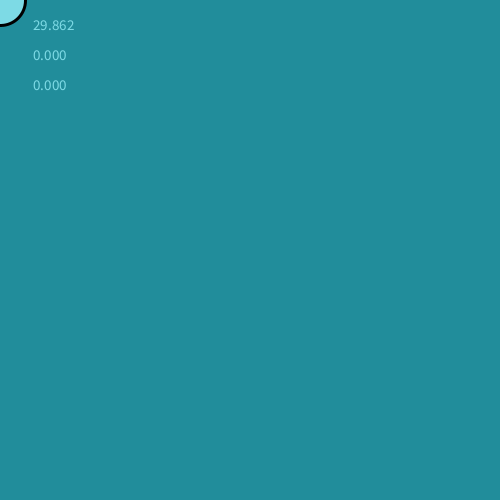
Frame 1 (no input)
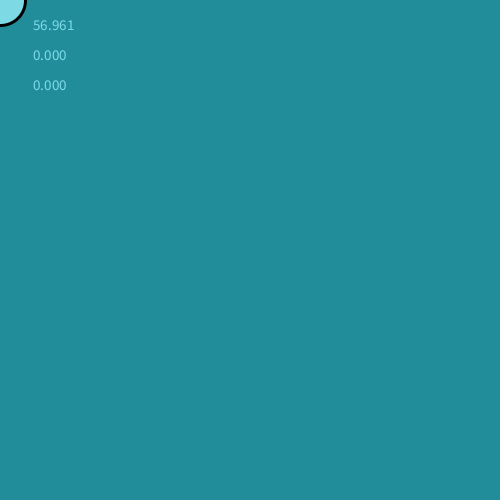
Frame 60 (the mouse pressed at the canvas centre just before this capture)
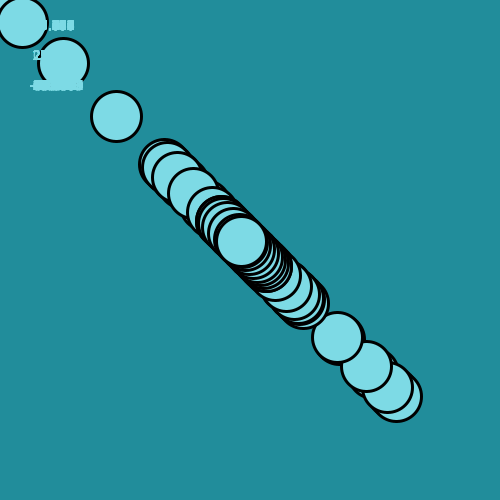
Frame 120 (the mouse held since frame 60 and released just before this capture)

The Processing sketch that drew these frames (run headless with seeded random() and noise(); from frame 60 on, the mouse is pressed at the canvas centre):

// Processing sketch: ball
// ── ball.pde
boolean started = false;
PVector mouse = new PVector(mouseX, mouseY);
PVector position = new PVector(0,0);
PVector velocity = new PVector(0,0);
PVector tempvel = new PVector(0,0);
float decay;

void setup(){
  size(500,500);
  background(33, 141, 155);
  strokeWeight(3);
  textSize(15);  
  fill(125, 218, 229);
}
void draw(){
  if( !mousePressed){
    background(33, 141, 155);  
  }
  mouse.set(mouseX, mouseY);
  if(keyPressed){
    decay = 1.0;
  }
  else if(true){
    decay = 0.9;
  }
  velocity.x = (mouse.x - position.x + velocity.x) * decay;
  velocity.y = (mouse.y - position.y + velocity.y) * decay;
  tempvel.set(velocity);
  
  position.add(tempvel.mult(0.1));
  ellipse(position.x, position.y, 50, 50);
  text(frameRate, 30, 30);
  text(mouse.y, 30, 60);
  text(velocity.y, 30, 90);
  
}
